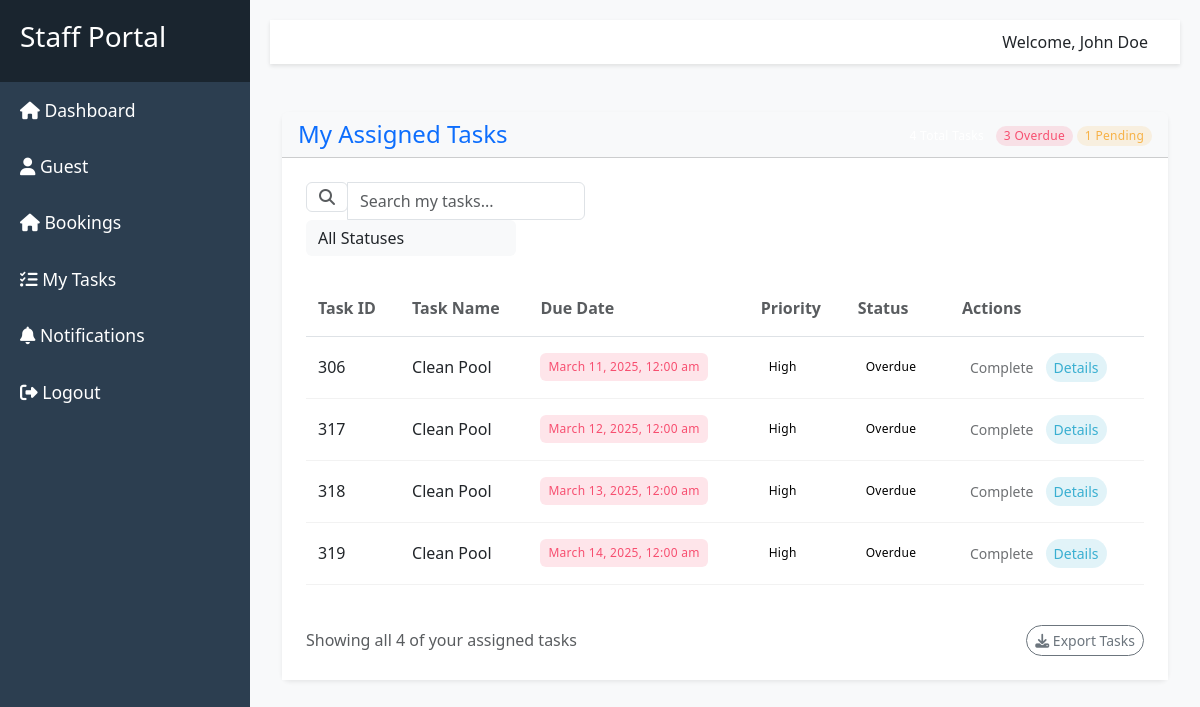
The page /staff/task/index.php (signed in) on the database as committed earlier.
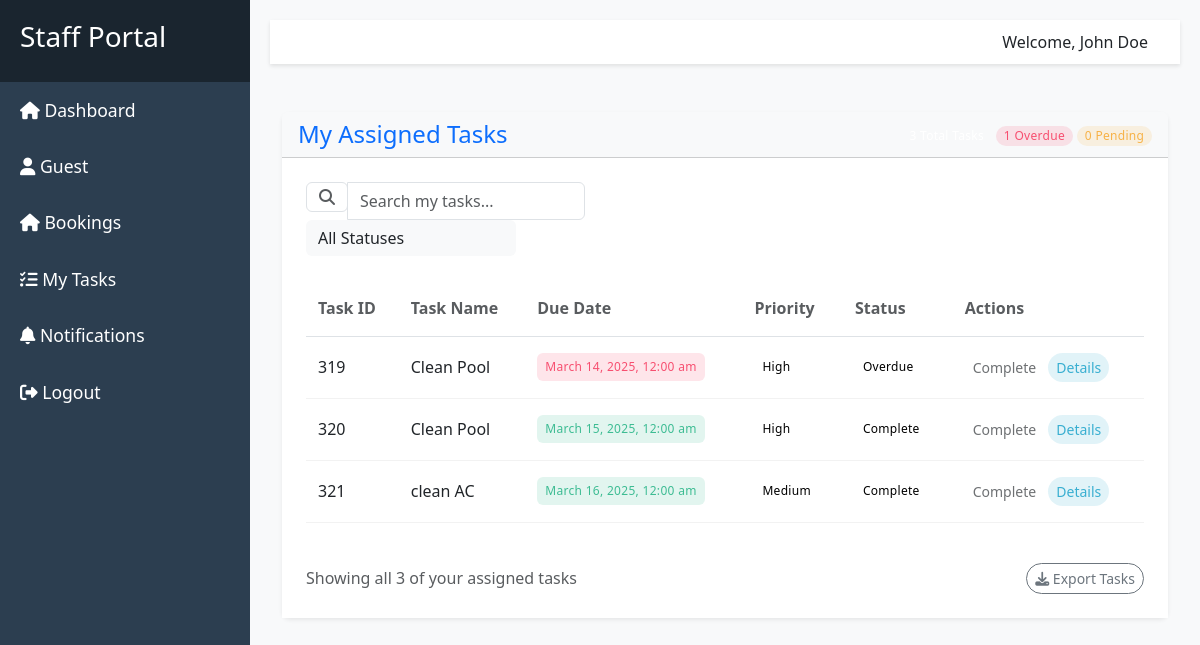
The same page on the database as committed later.
### tables this page shows
CREATE TABLE IF NOT EXISTS `tasks` (
  `id` int(11) NOT NULL AUTO_INCREMENT,
  `title` varchar(255) NOT NULL,
  `description` text DEFAULT NULL,
  `priority` enum('Low','Medium','High') NOT NULL,
  `status` enum('Pending','Overdue','Completed') NOT NULL DEFAULT 'Pending',
  `due_date` date NOT NULL,
  `recurrence` enum('None','Daily','Weekly','Monthly') DEFAULT 'None',
  `template_id` int(11) NOT NULL,
  `created_at` timestamp NOT NULL DEFAULT current_timestamp(),
  `updated_at` timestamp NULL DEFAULT current_timestamp() ON UPDATE current_timestamp(),
  PRIMARY KEY (`id`)
);

### staff/task/index.php (the view, shortened to what the changed rows need)
<?php
include("../../resources/database/config.php");
include('../includes/template.php');
$id = $_SESSION['ID'];
$total_tasks_sql = "SELECT COUNT(*) AS count FROM
 tasks t INNER JOIN task_assignees ta ON t.id = ta.task_id WHERE ta.staff_id = $id";
$total_tasks_result = mysqli_query($conn, $total_tasks_sql);
$total_tasks_count = mysqli_fetch_assoc($total_tasks_result)['count'];
$overdue_tasks_sql = "SELECT COUNT(ta.id) AS count FROM
 tasks t INNER JOIN task_assignees ta ON t.id = ta.task_id
 WHERE ta.staff_id = $id AND ta.assignee_task = 'overdue'";
$overdue_tasks_result = mysqli_query($conn, $overdue_tasks_sql);
$overdue_tasks_count = mysqli_fetch_assoc($overdue_tasks_result)['count'];
$pending_tasks_sql = "SELECT COUNT(*) AS count FROM
 tasks t INNER JOIN task_assignees ta ON t.id = ta.task_id
WHERE ta.staff_id = $id AND ta.assignee_task = 'pending'";
$pending_tasks_result = mysqli_query($conn, $pending_tasks_sql);
$pending_tasks_count = mysqli_fetch_assoc($pending_tasks_result)['count'];
$tasks_sql = "SELECT t.id, t.title, t.due_date, t.priority,
              CASE
                WHEN t.due_date < CURDATE() AND ta.assignee_task != 'Complete' THEN 'overdue'
                ELSE ta.assignee_task
              END AS display_status
              FROM tasks t
              INNER JOIN task_assignees ta ON t.id = ta.task_id
              WHERE ta.staff_id = $id
              ORDER BY t.due_date ASC";
$tasks_result = mysqli_query($conn, $tasks_sql);
?>
<div id="main-content" class="container mt-5">
  <div class="card shadow-sm border-0 rounded-lg">
    <div class="card-header bg-light d-flex justify-content-between align-items-center">
      <div>
        <span class="badge badge-pill badge-light mr-2"><?php echo $total_tasks_count; ?> Total Tasks</span>
        <span class="badge badge-pill badge-soft-danger mr-2"><?php echo $overdue_tasks_count; ?> Overdue</span>
        <span class="badge badge-pill badge-soft-warning"><?php echo $pending_tasks_count; ?> Pending</span>
      </div>
    </div>
    <div class="card-body bg-white p-4">
      <div class="table-responsive">
        <table class="table">
          <thead>
            <tr>
              <th class="border-top-0 text-muted font-weight-normal">Task ID</th>
              <th class="border-top-0 text-muted font-weight-normal">Task Name</th>
              <th class="border-top-0 text-muted font-weight-normal">Due Date</th>
              <th class="border-top-0 text-muted font-weight-normal">Priority</th>
              <th class="border-top-0 text-muted font-weight-normal">Status</th>
              <th class="border-top-0 text-muted font-weight-normal">Actions</th>
            </tr>
          </thead>
          <tbody>
            <?php while ($task = mysqli_fetch_assoc($tasks_result)): ?>
              <tr class="border-soft">
                <td class="align-middle"><?php echo htmlspecialchars($task['id']); ?></td>
                <td class="align-middle font-weight-medium"><?php echo htmlspecialchars($task['title']); ?></td>
                <td class="align-middle">
                  <?php
                    $due_date = new DateTime($task['due_date']);
                    $formatted_due_date = $due_date->format('F j, Y, g:i a');
                    $badge_class = ($due_date < new DateTime() && $task['display_status'] != 'Complete') ? 'badge-soft-danger' : 'badge-soft-success';
                  ?>
                  <span class="badge <?php echo $badge_class; ?> p-2"><?php echo $formatted_due_date; ?></span>
                </td>
                <td class="align-middle">
                  <span style="color:black;" class="badge badge-soft-<?php echo strtolower($task['priority']); ?> p-2"><?php echo ucfirst($task['priority']); ?></span>
                </td>
                <td class="align-middle">
                  <span style="color:black;" class="badge badge-soft-<?php echo strtolower($task['display_status']); ?> p-2"><?php echo ucfirst($task['display_status']); ?></span>
                </td>
                <td class="align-middle">
                  <button class="btn btn-soft-success btn-sm rounded-pill mr-1"
                          onclick="window.location.href='update_task.php?id=<?php echo $task['id']; ?>'"
                          title="Mark as Complete"
                          <?php echo ($task['display_status'] == 'overdue' || $task['display_status'] == 'Complete') ? 'disabled' : ''; ?>>
                    Complete
                  </button>
                  <button class="btn btn-soft-info btn-sm rounded-pill" title="View Details">Details</button>
                </td>
              </tr>
            <?php endwhile; ?>
          </tbody>
        </table>
      </div>
      <div class="d-flex justify-content-between align-items-center mt-4">
        <div>
          <span class="text-muted">Showing all <?php echo $total_tasks_count; ?> of your assigned tasks</span>
        </div>
      </div>
    </div>
  </div>
</div>

Rows that differ between the two databases and show on the page:
removed tasks: id "306", title "Clean Pool", due_date "March 11, 2025, 12:00 am", priority "High", display_status "Overdue"
removed tasks: id "317", title "Clean Pool", due_date "March 12, 2025, 12:00 am", priority "High", display_status "Overdue"
removed tasks: id "318", title "Clean Pool", due_date "March 13, 2025, 12:00 am", priority "High", display_status "Overdue"
added tasks: id "320", title "Clean Pool", due_date "March 15, 2025, 12:00 am", priority "High", display_status "Complete"
added tasks: id "321", title "clean AC", due_date "March 16, 2025, 12:00 am", priority "Medium", display_status "Complete"
Other text that changed with them:
$overdue_tasks_count: "3" → "1"
$pending_tasks_count: "1" → "0"
$total_tasks_count: "4" → "3"
